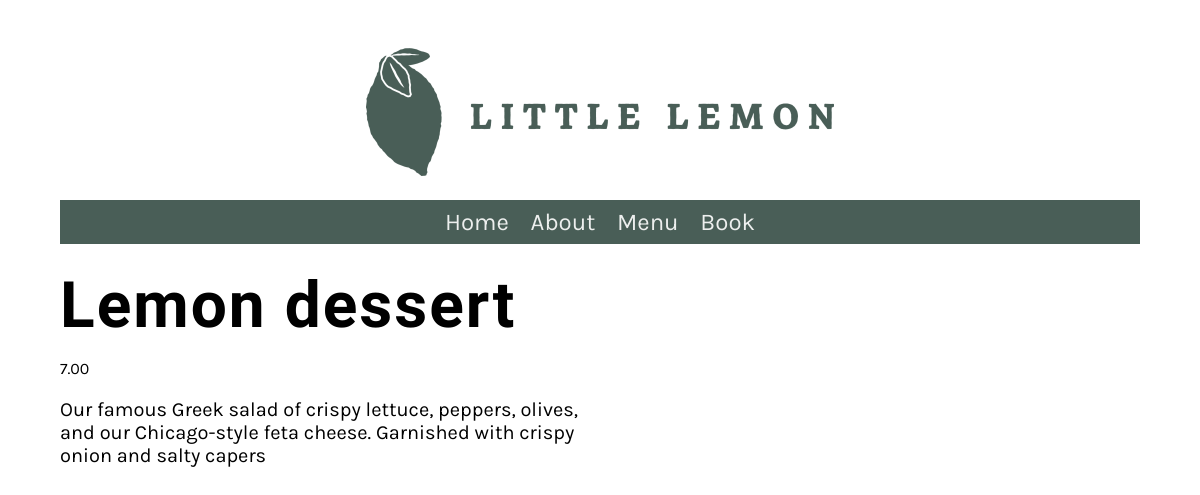
Page /menu_item/4/ on the committed database.
### restaurant/models.py (models this page shows, shortened)
class Menu(models.Model):
   name = models.CharField(max_length=200)
   price = models.IntegerField()
   description = models.CharField(max_length=1000, default='')

### restaurant/views.py (the view)
# urls.py: path('menu_item/<int:pk>/', views.display_menu, name="display_menu"),
def display_menu(request, pk=None):
    if pk:
        menu_item = Menu.objects.get(pk=pk)
    else:
        menu_item = ""
    return render(request, 'menu_items.html', {'menu_item': menu_item})

### restaurant/templates/menu_items.html
{% extends "base.html" %}
{% load static %}
{% block content %}
<div class='row'>
    <div class='column'>
            <h1>{{ menu_item.name }}</h1>
            <p class='menu-price'>{{ menu_item.price }}.00</p>
            <p class='menu-description'>{{ menu_item.description }}</p>
    </div>
</div>
{% endblock %}

### restaurant/static/css/style.css (style rules this page uses)
body { font-family: 'Karla', sans-serif; margin-top: 3rem; margin-bottom: 3rem; margin-left: 5%; margin-right: 5%; }
h1, h2, h3, h4, h5, h6 { font-family: 'Markazi Text', serif; letter-spacing: 2px;; }
h1 { font-size: 4rem; margin-top: 1.5rem; margin-bottom: 0; }
p, ul { font-size: 1.25rem;; }
.row { display: flex; flex-direction: row; width: 100%; padding-bottom: 1rem; }
.column { flex-basis: 50%; margin-bottom: 1rem; padding-bottom: 1rem; }
.menu-price { display: block; font-size: 1rem; }

### rows in the picture
Menu: name "Lemon dessert", price "7", description "Our famous Greek salad of crispy lettuce, peppers, olives, and our Chicago-style feta cheese. Garnished with crispy onion and salty capers"
